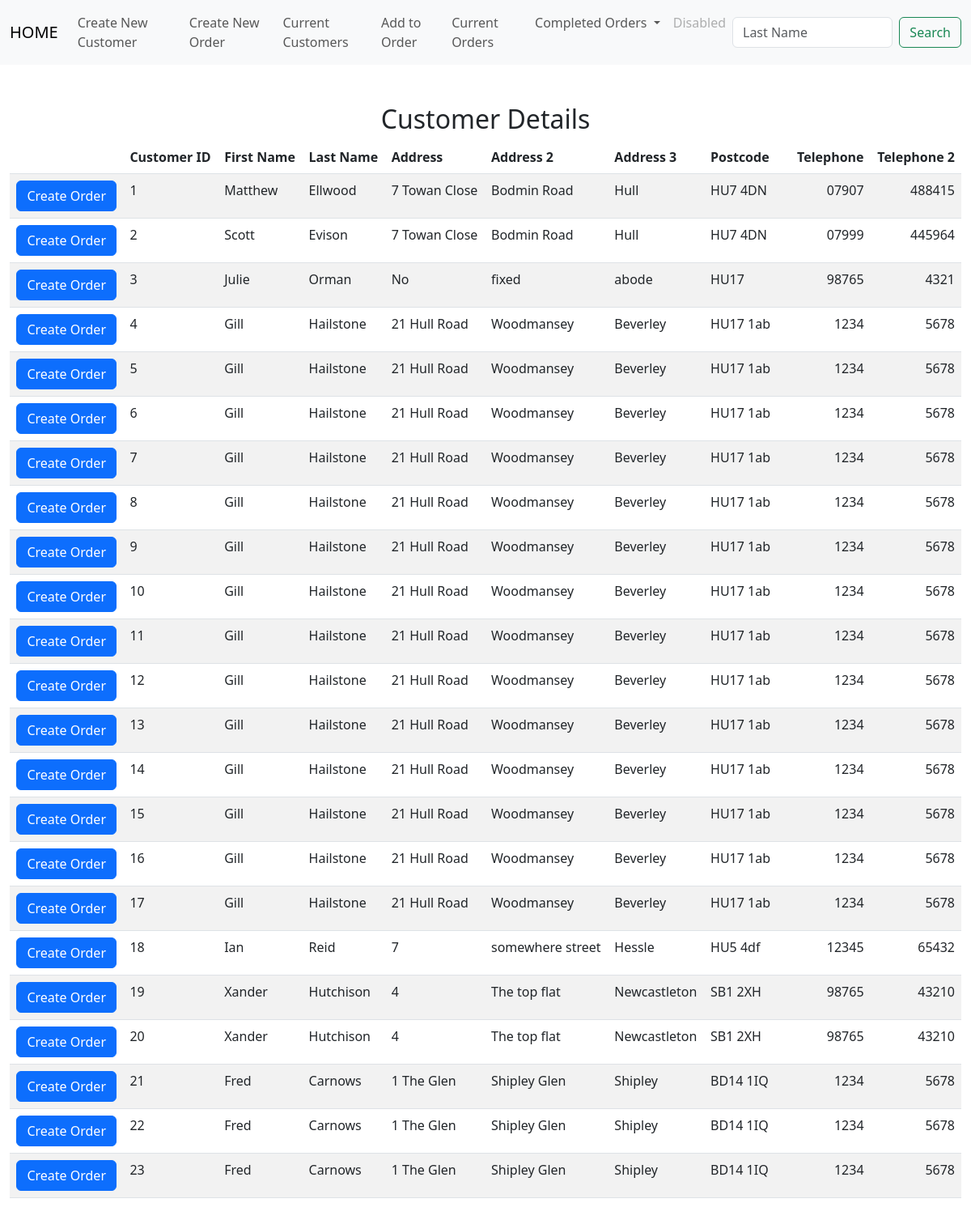
Before: /list_of_customers with the older database file.
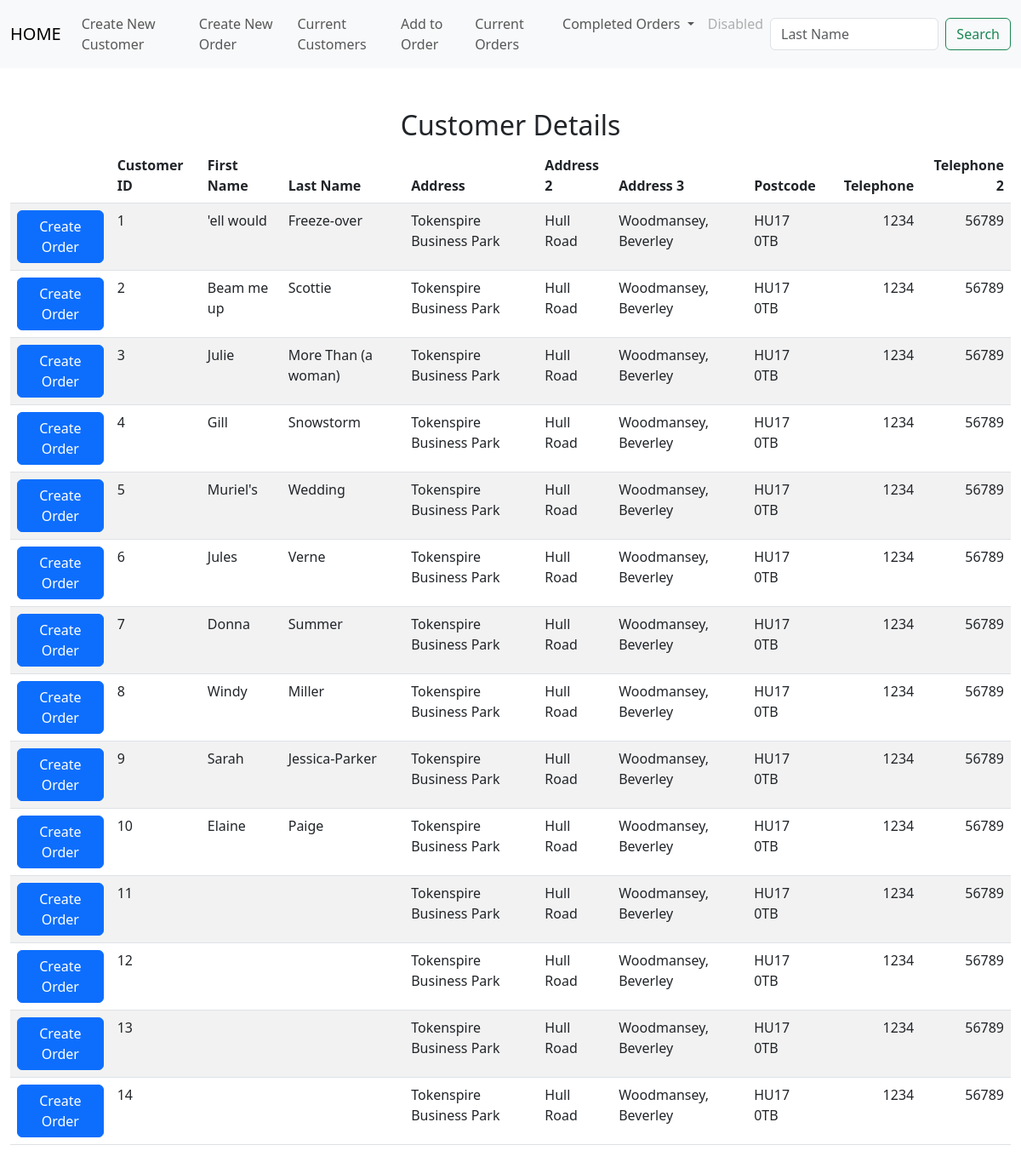
After: the same page with the newer database file.
### tables this page shows
CREATE TABLE customers(id INTEGER PRIMARY KEY AUTOINCREMENT NOT NULL, first_name TEXT, last_name TEXT, address_1 TEXT, address_2 TEXT, address_3 TEXT, postcode TEXT, telephone_1 TEXT, telephone_2 TEXT);

### app.py (the view)
@app.route("/list_of_customers", methods=["GET", "POST"])
def list_of_customers():
    if request.method == "POST":
        customer_id = request.form.get("customer_id")
        detail = db.execute("select * from customers WHERE id = (?);", customer_id)
        return render_template("customer_order.html",detail = detail)
    else:
        detail = db.execute("select * from customers;")
        return render_template("list_of_customers.html",detail = detail)

### app.py (called while the page is built)
@app.after_request
def after_request(response):
    response.headers["Cache-Control"] = "no-cache, no-store, must-revalidate"
    response.headers["Expires"] = 0
    response.headers["Pragma"] = "no-cache"
    return response

### templates/list_of_customers.html (shortened to what this page needs)
{% extends "layout.html" %}
{% block main %}
<div class="section">
    <h2>Customer Details</h2>
    <table class="table table-striped">
        <thead>
            <tr>
                <th></th>
                <th class="text-start">Customer ID</th>
                <th class="text-start">First Name</th>
                <th class="text-start">Last Name</th>
                <th class="text-start">Address</th>
                <th class="text-start">Address 2</th>
                <th class="text-start">Address 3</th>
                <th class="text-start">Postcode</th>
                <th></th>
                <th class="text-end" colspan="8">Telephone</th>
                <th class="text-end">Telephone 2</th>
            </tr>
        </thead>
        <tbody>
            {% for row in detail %}
            <tr>
                <form action="/list_of_customers" method="post">
                    <td><input type="hidden" name="customer_id" VALUE="{{ row['id'] }}"><button class="btn btn-primary" type="submit">Create Order</button></td>
                </form>
                <td class="text-start">{{ row["id"] }}</td>
                <td class="text-start">{{ row["first_name"] }}</td>
                <td class="text-start">{{ row["last_name"] }}</td>
                <td class="text-start">{{ row["address_1"] }}</td>
                <td class="text-start">{{ row["address_2"] }}</td>
                <td class="text-start">{{ row["address_3"] }}</td>
                <td class="text-start">{{ row["postcode"] }}</td>
                <td></td>
                <td class="text-end" colspan="8">{{ row["telephone_1"] }}</td>
                <td class="text-end">{{ row["telephone_2"] }}</td>
                </tr>
            {% endfor %}
        </tbody>
    </div>
{% endblock %}

Changed rows visible on the page:
removed customers: id "15", first_name "Gill", last_name "Hailstone", address_1 "21 Hull Road", address_2 "Woodmansey", address_3 "Beverley", postcode "HU17 1ab", telephone_1 "1234", telephone_2 "5678"
removed customers: id "16", first_name "Gill", last_name "Hailstone", address_1 "21 Hull Road", address_2 "Woodmansey", address_3 "Beverley", postcode "HU17 1ab", telephone_1 "1234", telephone_2 "5678"
removed customers: id "17", first_name "Gill", last_name "Hailstone", address_1 "21 Hull Road", address_2 "Woodmansey", address_3 "Beverley", postcode "HU17 1ab", telephone_1 "1234", telephone_2 "5678"
removed customers: id "18", first_name "Ian", last_name "Reid", address_1 "7", address_2 "somewhere street", address_3 "Hessle", postcode "HU5 4df", telephone_1 "12345", telephone_2 "65432"
removed customers: id "19", first_name "Xander", last_name "Hutchison", address_1 "4", address_2 "The top flat", address_3 "Newcastleton", postcode "SB1 2XH", telephone_1 "98765", telephone_2 "43210"
removed customers: id "20", first_name "Xander", last_name "Hutchison", address_1 "4", address_2 "The top flat", address_3 "Newcastleton", postcode "SB1 2XH", telephone_1 "98765", telephone_2 "43210"
removed customers: id "21", first_name "Fred", last_name "Carnows", address_1 "1 The Glen", address_2 "Shipley Glen", address_3 "Shipley", postcode "BD14 1IQ", telephone_1 "1234", telephone_2 "5678"
removed customers: id "22", first_name "Fred", last_name "Carnows", address_1 "1 The Glen", address_2 "Shipley Glen", address_3 "Shipley", postcode "BD14 1IQ", telephone_1 "1234", telephone_2 "5678"
removed customers: id "23", first_name "Fred", last_name "Carnows", address_1 "1 The Glen", address_2 "Shipley Glen", address_3 "Shipley", postcode "BD14 1IQ", telephone_1 "1234", telephone_2 "5678"
changed customers id 1: first_name "Matthew" → "'ell would"; last_name "Ellwood" → "Freeze-over"; address_1 "7 Towan Close" → "Tokenspire Business Park"; address_2 "Bodmin Road" → "Hull Road"; address_3 "Hull" → "Woodmansey, Beverley"; postcode "HU7 4DN" → "HU17 0TB"; telephone_1 "07907" → "1234"; telephone_2 "488415" → "56789"
changed customers id 2: first_name "Scott" → "Beam me up"; last_name "Evison" → "Scottie"; address_1 "7 Towan Close" → "Tokenspire Business Park"; address_2 "Bodmin Road" → "Hull Road"; address_3 "Hull" → "Woodmansey, Beverley"; postcode "HU7 4DN" → "HU17 0TB"; telephone_1 "07999" → "1234"; telephone_2 "445964" → "56789"
changed customers "Julie": last_name "Orman" → "More Than (a woman)"; address_1 "No" → "Tokenspire Business Park"; address_2 "fixed" → "Hull Road"; address_3 "abode" → "Woodmansey, Beverley"; postcode "HU17" → "HU17 0TB"; telephone_1 "98765" → "1234"; telephone_2 "4321" → "56789"
changed customers "Gill": last_name "Hailstone" → "Snowstorm"; address_1 "21 Hull Road" → "Tokenspire Business Park"; address_2 "Woodmansey" → "Hull Road"; address_3 "Beverley" → "Woodmansey, Beverley"; postcode "HU17 1ab" → "HU17 0TB"; telephone_2 "5678" → "56789"
changed customers id 5: first_name "Gill" → "Muriel's"; last_name "Hailstone" → "Wedding"; address_1 "21 Hull Road" → "Tokenspire Business Park"; address_2 "Woodmansey" → "Hull Road"; address_3 "Beverley" → "Woodmansey, Beverley"; postcode "HU17 1ab" → "HU17 0TB"; telephone_2 "5678" → "56789"
changed customers id 6: first_name "Gill" → "Jules"; last_name "Hailstone" → "Verne"; address_1 "21 Hull Road" → "Tokenspire Business Park"; address_2 "Woodmansey" → "Hull Road"; address_3 "Beverley" → "Woodmansey, Beverley"; postcode "HU17 1ab" → "HU17 0TB"; telephone_2 "5678" → "56789"
changed customers id 7: first_name "Gill" → "Donna"; last_name "Hailstone" → "Summer"; address_1 "21 Hull Road" → "Tokenspire Business Park"; address_2 "Woodmansey" → "Hull Road"; address_3 "Beverley" → "Woodmansey, Beverley"; postcode "HU17 1ab" → "HU17 0TB"; telephone_2 "5678" → "56789"
changed customers id 8: first_name "Gill" → "Windy"; last_name "Hailstone" → "Miller"; address_1 "21 Hull Road" → "Tokenspire Business Park"; address_2 "Woodmansey" → "Hull Road"; address_3 "Beverley" → "Woodmansey, Beverley"; postcode "HU17 1ab" → "HU17 0TB"; telephone_2 "5678" → "56789"
changed customers id 9: first_name "Gill" → "Sarah"; last_name "Hailstone" → "Jessica-Parker"; address_1 "21 Hull Road" → "Tokenspire Business Park"; address_2 "Woodmansey" → "Hull Road"; address_3 "Beverley" → "Woodmansey, Beverley"; postcode "HU17 1ab" → "HU17 0TB"; telephone_2 "5678" → "56789"
changed customers id 10: first_name "Gill" → "Elaine"; last_name "Hailstone" → "Paige"; address_1 "21 Hull Road" → "Tokenspire Business Park"; address_2 "Woodmansey" → "Hull Road"; address_3 "Beverley" → "Woodmansey, Beverley"; postcode "HU17 1ab" → "HU17 0TB"; telephone_2 "5678" → "56789"
changed customers id 11: address_1 "21 Hull Road" → "Tokenspire Business Park"; address_2 "Woodmansey" → "Hull Road"; address_3 "Beverley" → "Woodmansey, Beverley"; postcode "HU17 1ab" → "HU17 0TB"; telephone_2 "5678" → "56789"; first_name "Gill" → (not shown); last_name "Hailstone" → (not shown)
changed customers id 12: address_1 "21 Hull Road" → "Tokenspire Business Park"; address_2 "Woodmansey" → "Hull Road"; address_3 "Beverley" → "Woodmansey, Beverley"; postcode "HU17 1ab" → "HU17 0TB"; telephone_2 "5678" → "56789"; first_name "Gill" → (not shown); last_name "Hailstone" → (not shown)
changed customers id 13: address_1 "21 Hull Road" → "Tokenspire Business Park"; address_2 "Woodmansey" → "Hull Road"; address_3 "Beverley" → "Woodmansey, Beverley"; postcode "HU17 1ab" → "HU17 0TB"; telephone_2 "5678" → "56789"; first_name "Gill" → (not shown); last_name "Hailstone" → (not shown)
changed customers id 14: address_1 "21 Hull Road" → "Tokenspire Business Park"; address_2 "Woodmansey" → "Hull Road"; address_3 "Beverley" → "Woodmansey, Beverley"; postcode "HU17 1ab" → "HU17 0TB"; telephone_2 "5678" → "56789"; first_name "Gill" → (not shown); last_name "Hailstone" → (not shown)
